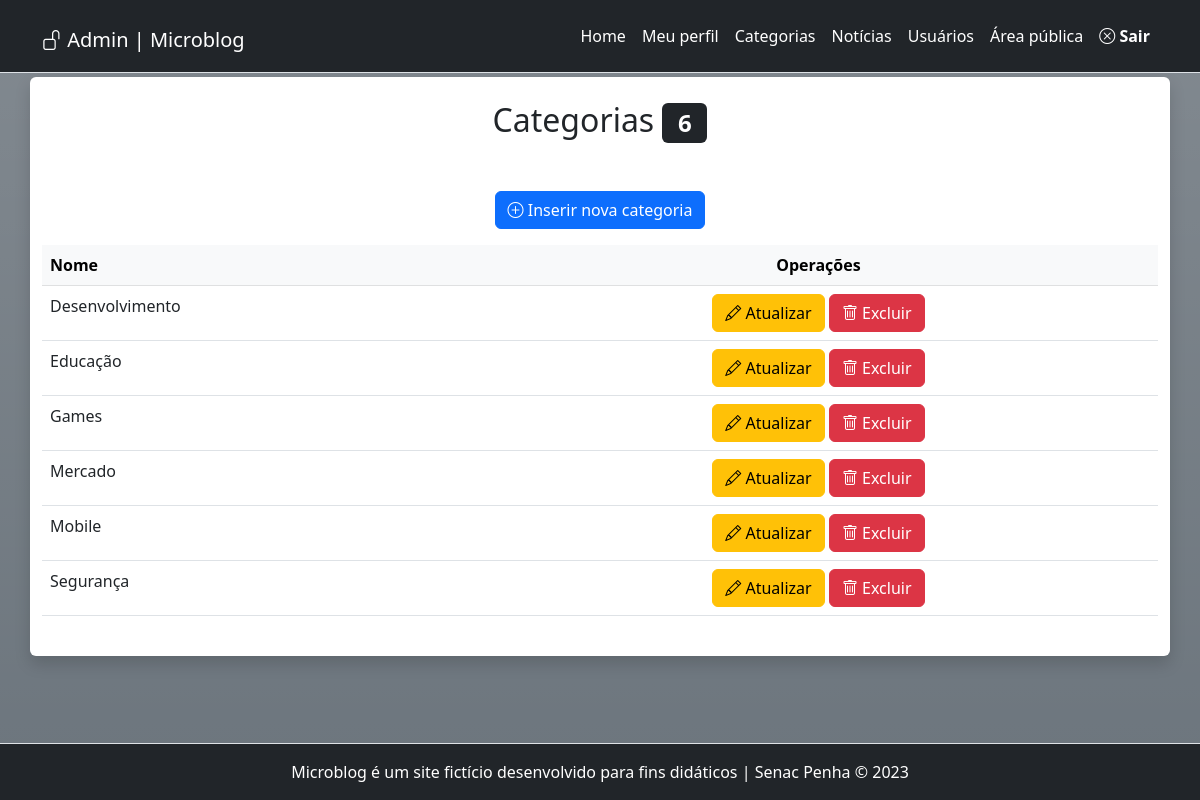
/admin/categorias.php (signed in), run on the app's committed database.
### tables this page shows
CREATE TABLE `categorias` (
  `id` smallint(6) NOT NULL,
  `nome` varchar(45) NOT NULL
);

### src/Banco.php (called while the page is built, shortened)
<?php
abstract class Banco {
    private static string $servidor = "localhost";
    private static string $usuario = "root";
    private static string $senha = "";
    private static string $banco = "microblog_tanaka";
    private static ?PDO $conexao = null;
    public static function conecta():PDO {
        if(self::$conexao === null){
            try {
                self::$conexao = new PDO(
                    "mysql:host=".self::$servidor.";
                    dbname=".self::$banco.";
                    charset=utf8",
                    self::$usuario,
                    self::$senha
                );
                self::$conexao->setAttribute( PDO::ATTR_ERRMODE, PDO::ERRMODE_EXCEPTION);
            } catch (Exception $erro) {
                die("Deu ruim: ".$erro->getMessage());
            }
        }
        return self::$conexao;
    }
}

### src/Categoria.php (called while the page is built, shortened)
<?php
final class Categoria {
    private PDO $conexao;
    public function __construct(){
        $this->conexao = Banco::conecta();
    }
    public function ler(): array {
        $sql = "SELECT * FROM categorias ORDER BY nome";
        try {
            $consulta = $this->conexao->prepare($sql);
            $consulta->execute();
            $resultado = $consulta->fetchAll(PDO::FETCH_ASSOC);
        } catch (Exception $erro) {
            die("Erro ao exibir dados das categorias". $erro->getMessage());
        }
        return $resultado;
    }
}

### admin/categorias.php (the view, shortened to what this page needs)
<?php
require_once "../inc/cabecalho-admin.php";
$categoria = new Categoria;
$dados = $categoria->ler();
?>
<div class="row">
	<article class="col-12 bg-white rounded shadow my-1 py-4">
		<h2 class="text-center">
		Categorias <span class="badge bg-dark"><?=count($dados)?></span>
		</h2>
		<p class="text-center mt-5">
			<a class="btn btn-primary" href="categoria-insere.php">
			<i class="bi bi-plus-circle"></i>
			Inserir nova categoria</a>
		</p>
		<div class="table-responsive">
			<table class="table table-hover">
				<thead class="table-light">
					<tr>
						<th>Nome</th>
						<th class="text-center">Operações</th>
					</tr>
				</thead>
				<tbody>
					<?php foreach($dados as $umaCategoria) {?>
					<tr>
						<td> <?=$umaCategoria['nome']?> </td>
						<td class="text-center">
							<a class="btn btn-warning" href="categoria-atualiza.php?id=<?=$umaCategoria['id']?>">
								<i class="bi bi-pencil"></i> Atualizar
							</a>
							<a class="btn btn-danger excluir" href="categoria-exclui.php?id=<?=$umaCategoria['id']?>">
								<i class="bi bi-trash"></i> Excluir
							</a>
						</td>
					</tr>
				<?php } ?>
				</tbody>
			</table>
	    </div>
	</article>
</div>
<?php
require_once "../inc/rodape-admin.php";
?>

### data on the page
categorias: nome "Desenvolvimento"
categorias: nome "Educação"
categorias: nome "Games"
categorias: nome "Mercado"
categorias: nome "Mobile"
categorias: nome "Segurança"

### other printed values
count($dados) "6"
